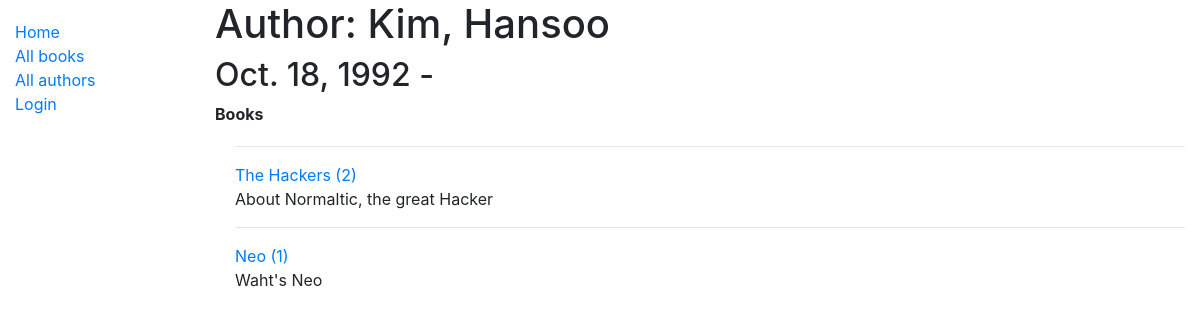
/catalog/author/1, run on an earlier commit of the app's database.
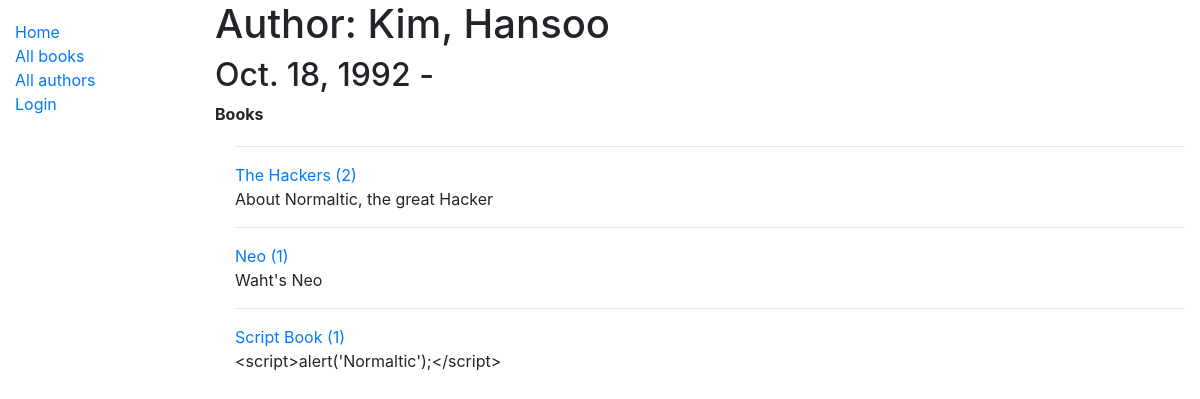
And on a later commit of the database.
### catalog/models.py (models this page shows, shortened)
class Book(models.Model):
    title = models.CharField(max_length=200)
    author = models.ForeignKey('Author', on_delete=models.SET_NULL, null=True)
    summary = models.TextField(max_length=1000, help_text='Enter a brief description of the book')
    isbn = models.CharField('ISBN', max_length=13, help_text='13 Character <a href="https://www.isbn-international.org/content/what-isbn">ISBN number</a>')
    genre = models.ManyToManyField(Genre, help_text='Select a genre for this book')
    def get_abolute_url(self):
        return reverse('book-detail', args=[str(self.id)])
    def display_genre(self):
        return ', '.join(genre.name for genre in self.genre.all()[:3])
    display_genre.short_description = 'Genre'

### catalog/views.py (the view)
# urls.py: path('author/<int:pk>', views.AuthorDetailView.as_view(), name='author-detail'),
class AuthorDetailView(generic.DetailView):
    model = Author

### catalog/templates/catalog/author_detail.html
{% extends "base_generic.html" %}
{% block content %}
  <h1>Author: {{ author.last_name }}, {{ author.first_name}}</h1>
  <h2>{{ author.date_of_birth }} - {% if author.date_of_death %}{{ author.date_of_death }}{% endif %}</h2>
  <p><strong>Books</strong></p>
  <div style="margin-left:20px;margin-top:20px">
  {% for book in author.book_set.all %}
  <hr><a href="{{ book.get_abolute_url }}">{{ book.title }} ({{ book.bookinstance_set.all.count }})</a>
  <p>{{ book.summary }}</p>
  {% endfor %}
</div>
{% endblock %}

What changed in the data, as far as the page shows it:
added Book: title "Script Book", bookinstance_set.all.count "1", summary "<script>alert('Normaltic');</script>"
